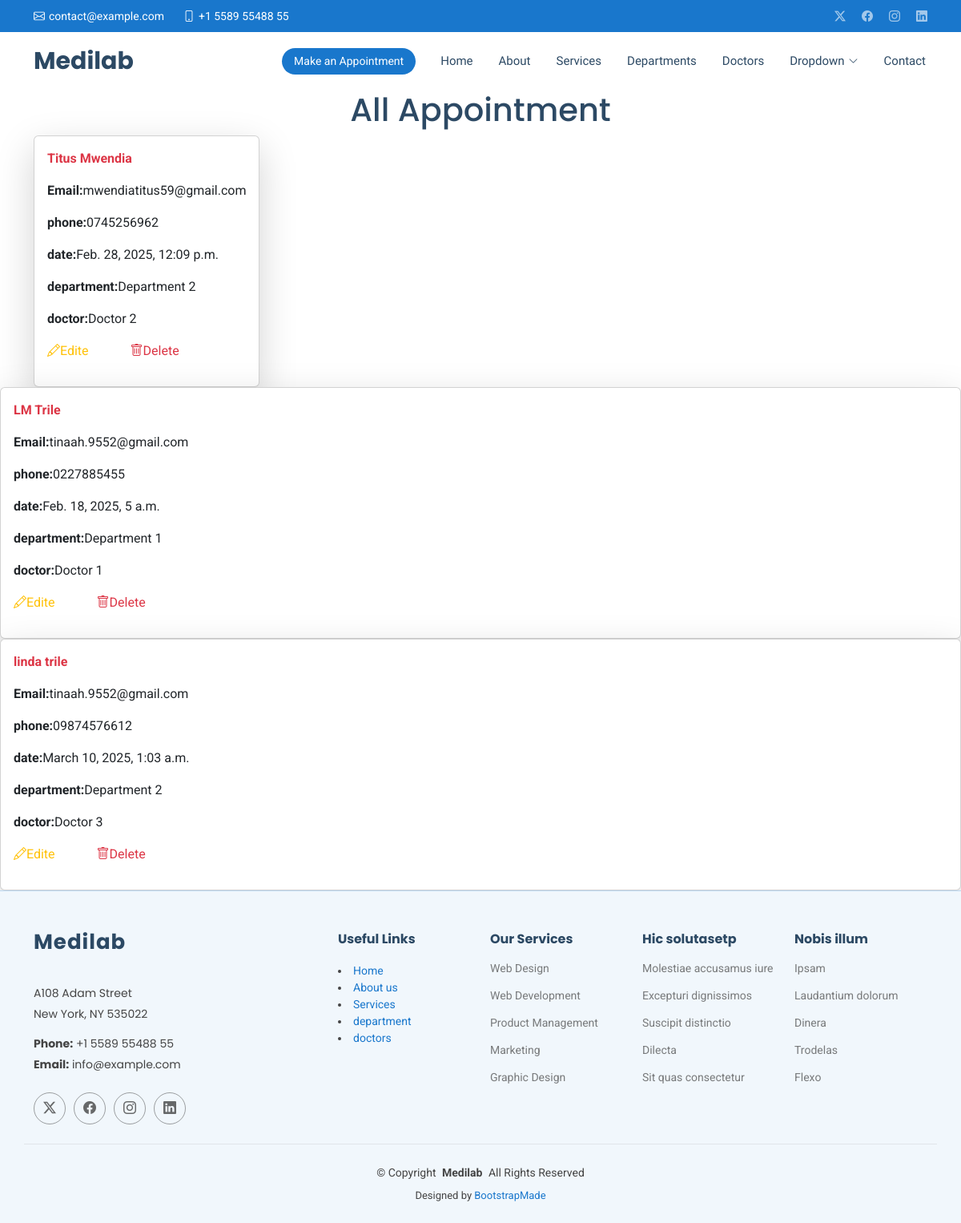
Page /show/ on the committed database.
### hospitalapp/models.py (models this page shows, shortened)
class Appointment(models.Model):
    name =models.CharField(max_length=50)
    email =models.EmailField()
    phone =models.CharField(max_length=15)
    date =models.DateTimeField()
    department =models.CharField(max_length=50)
    doctor =models.CharField(max_length=50)
    message =models.TextField()

### hospitalapp/views.py (the view)
# urls.py: path('show/', views.show, name='show'),
def show(request):
    all = Appointment.objects.all()
    return render(request, 'show.html',{'all':all})

### Templates/show.html (shortened to what this page needs)
{% extends 'starter-page.html' %}
{% load static %}
{% block content %}
<h1 class="text-center">All Appointment</h1>
<div class="d-flex flex-wrap gap-5 container">
{% for x in all  %}
    <div class="card w-30  p-3 shadow-lg ">
       <p class="text-danger fw-bold"> {{ x.name }}</p>
        <p><b>Email:</b>{{ x.email}}</p>
        <p><b>phone:</b>{{ x.phone}}</p>
        <p><b>date:</b>{{ x.date}}</p>
        <p><b>department:</b>{{ x.department}}</p>
        <p><b>doctor:</b>{{ x.doctor}}</p>
        <p>
            <a href="{% url 'edite' x.id %}" class="text-warning me-5">
                <i class="bi bi-pencil"></i>Edite
            </a>
            <a href="/delete/{{ x.id }}" class="text-danger">
                <i class="bi bi-trash"></i>Delete
            </a>
        </p>
    </div>
</div>
{% endfor %}
{% endblock %}

### static/assets/css/main.css (style rules this page uses)
:root { --default-font: "Roboto", system-ui, -apple-system, "Segoe UI", Roboto, "Helvetica Neue", Arial, "Noto Sans", "Liberation Sans", sans-serif, "Apple Color Emoji", "Segoe UI Emoji", "Segoe UI Symbol", "Noto Color Emoji"; --heading-font: "Poppins", sans-serif; --nav-font: "Raleway", sans-serif; }
:root { --background-color: #ffffff; --default-color: #444444; --heading-color: #2c4964; --accent-color: #1977cc; --surface-color: #ffffff; --contrast-color: #ffffff; }
:root { --nav-color: #2c4964; --nav-hover-color: #1977cc; --nav-mobile-background-color: #ffffff; --nav-dropdown-background-color: #ffffff; --nav-dropdown-color: #2c4964; --nav-dropdown-hover-color: #1977cc; }
:root { scroll-behavior: smooth; }
body { color: var(--default-color); background-color: var(--background-color); font-family: var(--default-font); }
a { color: var(--accent-color); text-decoration: none; transition: 0.3s; }
h1, h2, h3, h4, h5, h6 { color: var(--heading-color); font-family: var(--heading-font); }

### rows in the picture
Appointment: name "Titus Mwendia", email "mwendiatitus59@gmail.com", phone "0745256962", date "Feb. 28, 2025, 12:09 p.m.", department "Department 2", doctor "Doctor 2"
Appointment: name "LM Trile", email "tinaah.9552@gmail.com", phone "0227885455", date "Feb. 18, 2025, 5 a.m.", department "Department 1", doctor "Doctor 1"
Appointment: name "linda trile", email "tinaah.9552@gmail.com", phone "09874576612", date "March 10, 2025, 1:03 a.m.", department "Department 2", doctor "Doctor 3"
